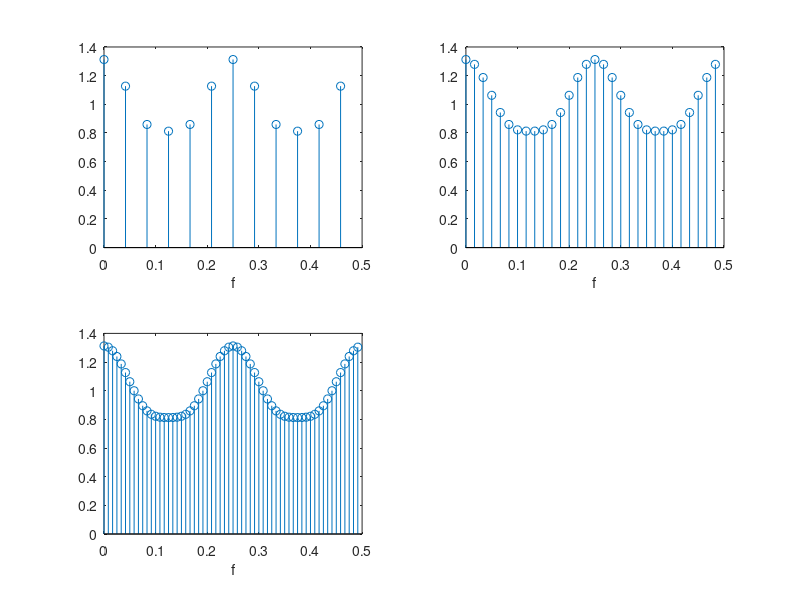

Here is the MATLAB script that generated this plot:
x=[1,0,1/4,0,1/16,0];
N=6; L=2*N;
X1=fft(x,L);
f1=(0:(L-1))/(2*L);
subplot(2,2,1)
stem(f1,abs(X1))
xlabel('f');
hold on
N=6; L=5*N;
X1=fft(x,L);
f1=(0:(L-1))/(2*L);
subplot(2,2,2)
stem(f1,abs(X1))
xlabel('f'); 
hold on
subplot(2,2,3)
N=6; L=10*N;
X1=fft(x,L);
f1=(0:(L-1))/(2*L);
stem(f1,abs(X1))
xlabel('f'); 
hold on